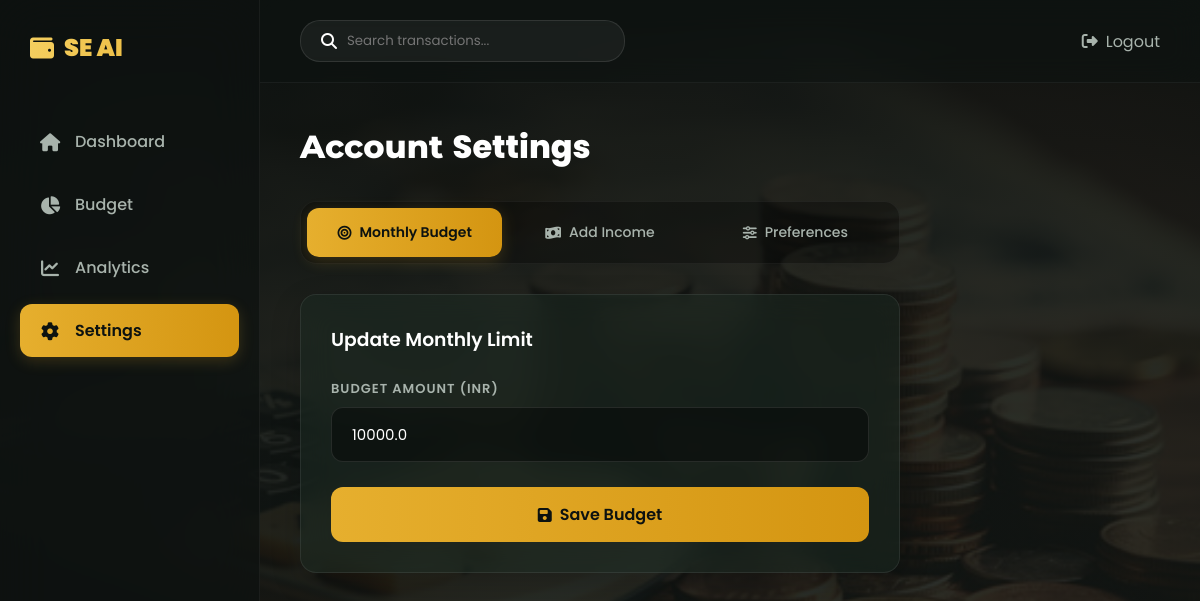
The app's page /settings (signed in), older data.
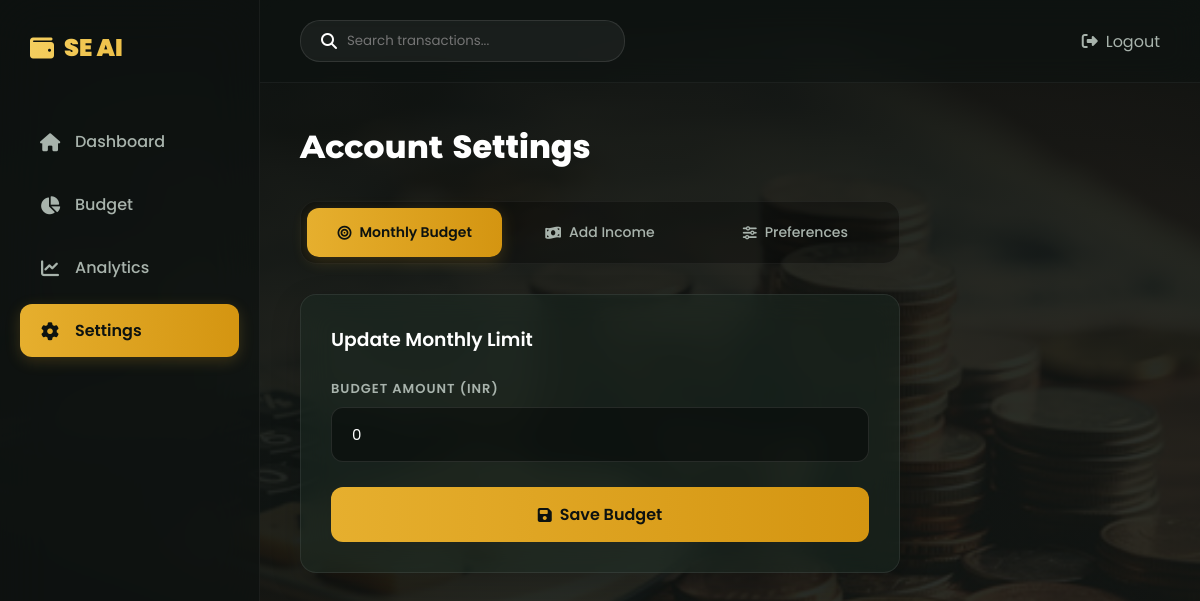
The same page, newer data.
### tables this page shows
CREATE TABLE users (
                id INTEGER PRIMARY KEY AUTOINCREMENT,
                fullname TEXT NOT NULL,
                email TEXT UNIQUE NOT NULL,
                password BLOB NOT NULL,
                budget REAL DEFAULT 0,
                joined_on TEXT
            );

### app.py (the view, shortened to what this page needs)
@app.route('/settings', methods=['GET', 'POST'])
def settings():
    if "user" not in session:
        return redirect("/login")
    conn = sqlite3.connect(DB_FILE)
    cursor = conn.cursor()
    success_budget = False
    success_income = False
    cursor.execute("SELECT budget FROM users WHERE email = ?", (session["email"],))
    current_budget = cursor.fetchone()[0] or 0
    conn.close()
    return render_template(
        "settings.html",
        current_budget=current_budget,
        success_budget=success_budget,
        success_income=success_income,
        password_success=False,
        password_error=None
    )

### templates/settings.html (shortened to what this page needs)
<!DOCTYPE html>
<html lang="en">
<head>
<link rel="stylesheet" href="https://cdnjs.cloudflare.com/ajax/libs/font-awesome/6.4.0/css/all.min.css">
</head>
<body>
<div class="layout">
  <aside class="sidebar">
    <div class="logo">
      <i class="fas fa-wallet"></i> <span>SE AI</span>
    </div>
    <nav>
      <a href="/dashboard" class="nav-item"><i class="fas fa-home"></i> <span>Dashboard</span></a>
      <a href="/budget" class="nav-item"><i class="fas fa-chart-pie"></i> <span>Budget</span></a>
      <a href="/analytics" class="nav-item"><i class="fas fa-chart-line"></i> <span>Analytics</span></a>
      <a href="/settings" class="nav-item active"><i class="fas fa-cog"></i> <span>Settings</span></a>
    </nav>
  </aside>
  <main class="main">
    <header>
      <div class="search-bar">
        <i class="fas fa-search"></i>
        <input type="text" placeholder="Search transactions...">
      </div>
      <div class="user-profile">
        <a href="/logout" title="Logout"><i class="fas fa-sign-out-alt"></i> Logout</a>
      </div>
    </header>
    <div class="container" id="page">
      <div class="settings-header">
        <h1>Account <span>Settings</span></h1>
      </div>
      <div class="tab-switch">
        <button class="tab-btn active" onclick="showTab('budgetTab', this)"><i class="fas fa-bullseye"></i> Monthly Budget</button>
        <button class="tab-btn" onclick="showTab('incomeTab', this)"><i class="fas fa-money-bill-wave"></i> Add Income</button>
        <button class="tab-btn" onclick="showTab('prefsTab', this)"><i class="fas fa-sliders-h"></i> Preferences</button>
      </div>
      <div id="budgetTab" class="tab-content">
        <div class="card" style="max-width: 600px;">
          <h3 style="margin-bottom: 25px; font-weight: 600;">Update Monthly Limit</h3>
          <form method="POST" action="/settings">
            <div class="form-group">
              <label>Budget Amount ({{ session.get('currency', 'INR') }})</label>
              <input type="number" name="budget" class="form-control" value="{{ current_budget }}" placeholder="e.g. 15000" required>
            </div>
            <button type="submit" class="btn-primary"><i class="fas fa-save"></i> Save Budget</button>
          </form>
        </div>
      </div>
    </div>
  </main>
</div>
</body>
</html>

Row changes from the older to the newer data that the page shows:
no longer on this page (row edited): users: budget "10000.0"
Text that changed along with them:
form field budget: (not shown) → "0"
